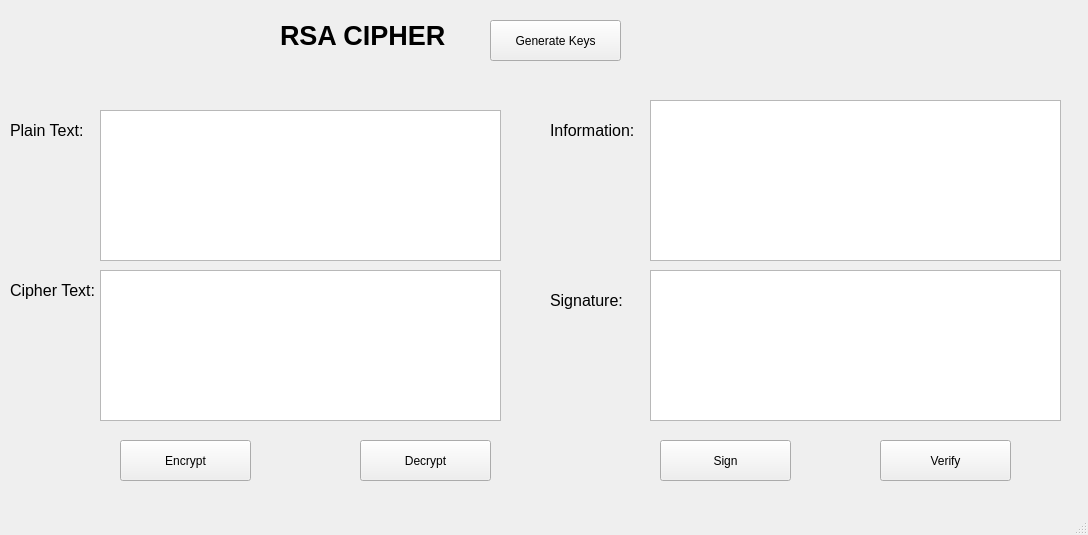
<?xml version="1.0" encoding="UTF-8"?>
<ui version="4.0">
 <class>MainWindow</class>
 <widget class="QMainWindow" name="MainWindow">
  <property name="geometry">
   <rect>
    <x>0</x>
    <y>0</y>
    <width>1088</width>
    <height>535</height>
   </rect>
  </property>
  <property name="windowTitle">
   <string>MainWindow</string>
  </property>
  <widget class="QWidget" name="centralwidget">
   <widget class="QLabel" name="label">
    <property name="geometry">
     <rect>
      <x>280</x>
      <y>0</y>
      <width>191</width>
      <height>71</height>
     </rect>
    </property>
    <property name="font">
     <font>
      <pointsize>20</pointsize>
      <weight>75</weight>
      <bold>true</bold>
     </font>
    </property>
    <property name="text">
     <string>RSA CIPHER</string>
    </property>
   </widget>
   <widget class="QPushButton" name="btn_generate_keys">
    <property name="geometry">
     <rect>
      <x>490</x>
      <y>20</y>
      <width>131</width>
      <height>41</height>
     </rect>
    </property>
    <property name="text">
     <string>Generate Keys</string>
    </property>
   </widget>
   <widget class="QPushButton" name="btn_encrypt">
    <property name="geometry">
     <rect>
      <x>120</x>
      <y>440</y>
      <width>131</width>
      <height>41</height>
     </rect>
    </property>
    <property name="text">
     <string>Encrypt</string>
    </property>
   </widget>
   <widget class="QPushButton" name="btn_decrypt">
    <property name="geometry">
     <rect>
      <x>360</x>
      <y>440</y>
      <width>131</width>
      <height>41</height>
     </rect>
    </property>
    <property name="text">
     <string>Decrypt</string>
    </property>
   </widget>
   <widget class="QPushButton" name="btn_sign">
    <property name="geometry">
     <rect>
      <x>660</x>
      <y>440</y>
      <width>131</width>
      <height>41</height>
     </rect>
    </property>
    <property name="text">
     <string>Sign</string>
    </property>
   </widget>
   <widget class="QPushButton" name="btn_verify">
    <property name="geometry">
     <rect>
      <x>880</x>
      <y>440</y>
      <width>131</width>
      <height>41</height>
     </rect>
    </property>
    <property name="text">
     <string>Verify</string>
    </property>
   </widget>
   <widget class="QLabel" name="label_2">
    <property name="geometry">
     <rect>
      <x>10</x>
      <y>110</y>
      <width>91</width>
      <height>41</height>
     </rect>
    </property>
    <property name="font">
     <font>
      <pointsize>12</pointsize>
     </font>
    </property>
    <property name="text">
     <string>Plain Text:</string>
    </property>
   </widget>
   <widget class="QLabel" name="label_3">
    <property name="geometry">
     <rect>
      <x>10</x>
      <y>270</y>
      <width>91</width>
      <height>41</height>
     </rect>
    </property>
    <property name="font">
     <font>
      <pointsize>12</pointsize>
     </font>
    </property>
    <property name="text">
     <string>Cipher Text:</string>
    </property>
   </widget>
   <widget class="QLabel" name="label_4">
    <property name="geometry">
     <rect>
      <x>550</x>
      <y>110</y>
      <width>91</width>
      <height>41</height>
     </rect>
    </property>
    <property name="font">
     <font>
      <pointsize>12</pointsize>
     </font>
    </property>
    <property name="text">
     <string>Information:</string>
    </property>
   </widget>
   <widget class="QLabel" name="label_5">
    <property name="geometry">
     <rect>
      <x>550</x>
      <y>280</y>
      <width>91</width>
      <height>41</height>
     </rect>
    </property>
    <property name="font">
     <font>
      <pointsize>12</pointsize>
     </font>
    </property>
    <property name="text">
     <string>Signature:</string>
    </property>
   </widget>
   <widget class="QTextEdit" name="txt_plain_text">
    <property name="geometry">
     <rect>
      <x>100</x>
      <y>110</y>
      <width>401</width>
      <height>151</height>
     </rect>
    </property>
   </widget>
   <widget class="QTextEdit" name="txt_cipher_text">
    <property name="geometry">
     <rect>
      <x>100</x>
      <y>270</y>
      <width>401</width>
      <height>151</height>
     </rect>
    </property>
   </widget>
   <widget class="QTextEdit" name="txt_information">
    <property name="geometry">
     <rect>
      <x>650</x>
      <y>100</y>
      <width>411</width>
      <height>161</height>
     </rect>
    </property>
   </widget>
   <widget class="QTextEdit" name="txt_signature">
    <property name="geometry">
     <rect>
      <x>650</x>
      <y>270</y>
      <width>411</width>
      <height>151</height>
     </rect>
    </property>
   </widget>
  </widget>
  <widget class="QMenuBar" name="menubar">
   <property name="geometry">
    <rect>
     <x>0</x>
     <y>0</y>
     <width>1088</width>
     <height>21</height>
    </rect>
   </property>
  </widget>
  <widget class="QStatusBar" name="statusbar"/>
 </widget>
 <resources/>
 <connections/>
</ui>
